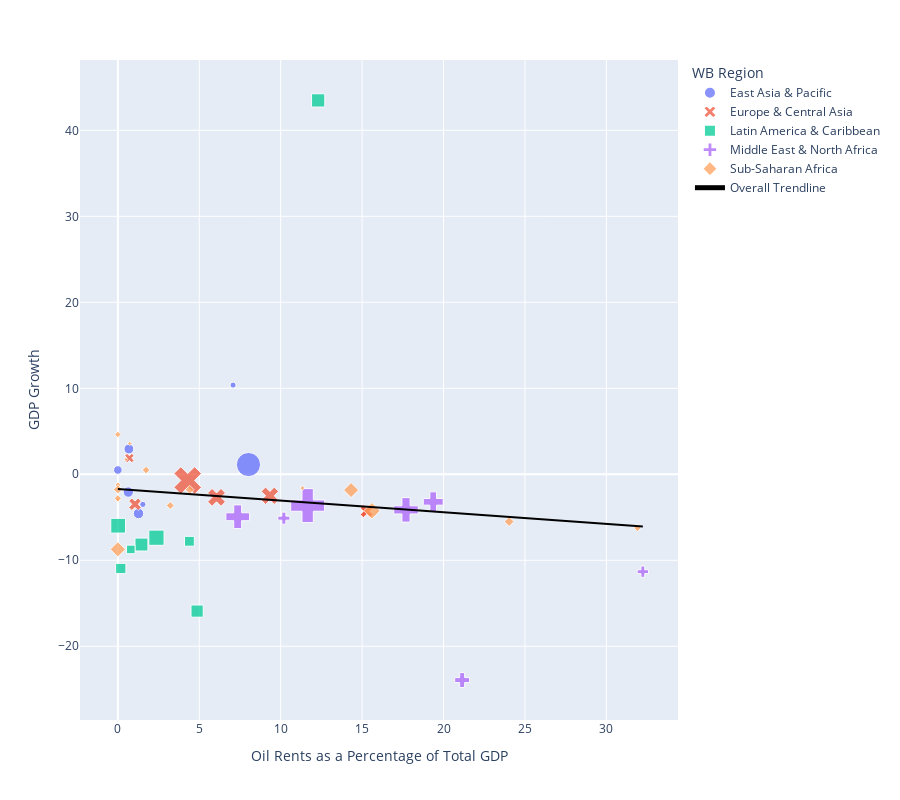

This figure's notebook cell:
### Code cell
fig2.show()

### Figure 1 — Plotly figure (JSON) as saved in the notebook; plotly's stock layout.template omitted (floating-point values rounded to 4 significant figures)
{"data": [{"customdata": [["VNM"], ["MNG"], ["PNG"], ["TLS"], ["LAO"], ["IDN"], ["BRN"]], "hovertemplate": "<b>%{hovertext}</b><br><br>WB Region=East Asia & Pacific<br>Oil Rents as a Percentage of Total GDP=%{x}<br>GDP Growth=%{y}<br>GDP Per Capita=%{marker.size}<br>iso3c=%{customdata[0]}<extra></extra>", "hovertext": ["Vietnam", "Mongolia", "Papua New Guinea", "Timor Leste", "Lao PDR", "Indonesia", "Brunei Darussalam"], "legendgroup": "East Asia & Pacific", "marker": {"color": "#636efa", "opacity": 0.75, "size": [10340.0, 11720.0, 4063.0, 3926.0, 7811.0, 11450.0, 62200.0], "sizemode": "area", "sizeref": 213.2, "symbol": "circle"}, "mode": "markers", "name": "East Asia & Pacific", "orientation": "v", "showlegend": true, "type": "scatter", "x": [0.6776, 1.268, 1.534, 7.076, 0, 0.6424, 8.021], "xaxis": "x", "y": [2.94, -4.558, -3.5, 10.37, 0.503, -2.065, 1.134], "yaxis": "y"}, {"customdata": [["RUS"], ["KAZ"], ["AZE"], ["AZE"], ["UZB"], ["ALB"], ["NOR"]], "hovertemplate": "<b>%{hovertext}</b><br><br>WB Region=Europe & Central Asia<br>Oil Rents as a Percentage of Total GDP=%{x}<br>GDP Growth=%{y}<br>GDP Per Capita=%{marker.size}<br>iso3c=%{customdata[0]}<extra></extra>", "hovertext": ["Russia", "Kazakhstan", "Azerbaijan", "Iran", "Uzbekistan", "Albania", "Norway"], "legendgroup": "Europe & Central Asia", "marker": {"color": "#EF553B", "opacity": 0.75, "size": [26580.0, 25360.0, 13730.0, 13730.0, 7344.0, 13250.0, 63550.0], "sizemode": "area", "sizeref": 213.2, "symbol": "x"}, "mode": "markers", "name": "Europe & Central Asia", "orientation": "v", "showlegend": true, "type": "scatter", "x": [6.059, 9.338, 15.28, 15.28, 0.7092, 1.054, 4.29], "xaxis": "x", "y": [-2.683, -2.5, -4.3, -4.3, 1.886, -3.482, -0.7172], "yaxis": "y"}, {"customdata": [["SUR"], ["CHL"], ["PER"], ["ECU"], ["TTO"], ["MEX"], ["GUY"], ["BOL"]], "hovertemplate": "<b>%{hovertext}</b><br><br>WB Region=Latin America & Caribbean <br>Oil Rents as a Percentage of Total GDP=%{x}<br>GDP Growth=%{y}<br>GDP Per Capita=%{marker.size}<br>iso3c=%{customdata[0]}<extra></extra>", "hovertext": ["Suriname", "Chile", "Peru", "Ecuador", "Trinidad and Tobago", "Mexico", "Guyana", "Bolivia"], "legendgroup": "Latin America & Caribbean ", "marker": {"color": "#00cc96", "opacity": 0.75, "size": [15860.0, 23240.0, 11290.0, 10330.0, 24770.0, 17880.0, 18680.0, 7853.0], "sizemode": "area", "sizeref": 213.2, "symbol": "square"}, "mode": "markers", "name": "Latin America & Caribbean ", "orientation": "v", "showlegend": true, "type": "scatter", "x": [4.867, 0.0179, 0.1779, 4.395, 2.369, 1.448, 12.3, 0.7965], "xaxis": "x", "y": [-15.91, -5.978, -10.95, -7.788, -7.374, -8.167, 43.48, -8.738], "yaxis": "y"}, {"customdata": [["QAT"], ["OMN"], ["SAU"], ["DZA"], ["BHR"], ["LBY"], ["IRQ"]], "hovertemplate": "<b>%{hovertext}</b><br><br>WB Region=Middle East & North Africa<br>Oil Rents as a Percentage of Total GDP=%{x}<br>GDP Growth=%{y}<br>GDP Per Capita=%{marker.size}<br>iso3c=%{customdata[0]}<extra></extra>", "hovertext": ["Qatar", "Oman", "Saudi Arabia", "Algeria", "Bahrain", "Libya", "Iraq"], "legendgroup": "Middle East & North Africa", "marker": {"color": "#ab63fa", "opacity": 0.75, "size": [85290.0, 29500.0, 44350.0, 10740.0, 41550.0, 16390.0, 9437.0], "sizemode": "area", "sizeref": 213.2, "symbol": "cross"}, "mode": "markers", "name": "Middle East & North Africa", "orientation": "v", "showlegend": true, "type": "scatter", "x": [11.66, 19.37, 17.7, 10.19, 7.359, 21.14, 32.24], "xaxis": "x", "y": [-3.64, -3.201, -4.138, -5.1, -4.936, -23.93, -11.32], "yaxis": "y"}, {"customdata": [["COG"], ["LBR"], ["NER"], ["GIN"], ["MLI"], ["TCD"], ["ZMB"], ["BWA"], ["NGA"], ["CMR"], ["SDN"], ["CIV"], ["GNQ"], ["GAB"], ["AGO"], ["MRT"], ["COD"]], "hovertemplate": "<b>%{hovertext}</b><br><br>WB Region=Sub-Saharan Africa <br>Oil Rents as a Percentage of Total GDP=%{x}<br>GDP Growth=%{y}<br>GDP Per Capita=%{marker.size}<br>iso3c=%{customdata[0]}<extra></extra>", "hovertext": ["Congo, Rep. of", "Liberia", "Niger", "Guinea", "Mali", "Chad", "Zambia", "Botswana", "Nigeria", "Cameroon", "Sudan", "Cote d'Ivoire", "Equatorial Guinea", "Gabon", "Angola", "Mauritania", "Congo, Dem. Rep"], "legendgroup": "Sub-Saharan Africa ", "marker": {"color": "#FFA15A", "opacity": 0.75, "size": [3498.0, 1392.0, 1221.0, 2611.0, 2226.0, 1509.0, 3278.0, 14670.0, 4917.0, 3666.0, 3927.0, 5181.0, 17210.0, 14320.0, 6142.0, 5110.0, 1082.0], "sizemode": "area", "sizeref": 213.2, "symbol": "diamond"}, "mode": "markers", "name": "Sub-Saharan Africa ", "orientation": "v", "showlegend": true, "type": "scatter", "x": [31.91, 0, 0.7324, 0, 0, 11.33, 0, 0, 4.41, 1.731, 3.216, null, 15.6, 14.32, 24.03, 0, 0.5003], "xaxis": "x", "y": [-6.239, -2.982, 3.58, 4.637, -1.235, -1.6, -2.785, -8.726, -1.794, 0.4919, -3.63, 1.958, -4.241, -1.838, -5.5, -1.763, 1.735], "yaxis": "y"}, {"hovertemplate": "<b>OLS trendline</b><br>GDP_grow = -0.135176 * OR + -1.70931<br>R<sup>2</sup>=0.017063<br><br>Oil Rents as a Percentage of Total GDP=%{x}<br>GDP Growth=%{y} <b>(trend)</b><extra></extra>", "legendgroup": "Overall Trendline", "line": {"color": "black"}, "mode": "lines", "name": "Overall Trendline", "showlegend": true, "type": "scatter", "x": [0, 0, 0, 0, 0, 0, 0, 0.0179, 0.1779, 0.5003, 0.6424, 0.6776, 0.7092, 0.7324, 0.7965, 1.054, 1.268, 1.448, 1.534, 1.731, 2.369, 3.216, 4.29, 4.395, 4.41, 4.867, 6.059, 7.076, 7.359, 8.021, 9.338, 10.19, 11.33, 11.66, 12.3, 14.32, 15.28, 15.28, 15.6, 17.7, 19.37, 21.14, 24.03, 31.91, 32.24], "xaxis": "x", "y": [-1.709, -1.709, -1.709, -1.709, -1.709, -1.709, -1.709, -1.712, -1.733, -1.777, -1.796, -1.801, -1.805, -1.808, -1.817, -1.852, -1.881, -1.905, -1.917, -1.943, -2.03, -2.144, -2.289, -2.303, -2.305, -2.367, -2.528, -2.666, -2.704, -2.794, -2.972, -3.087, -3.241, -3.285, -3.372, -3.645, -3.775, -3.775, -3.819, -4.101, -4.327, -4.567, -4.957, -6.023, -6.067], "yaxis": "y"}], "layout": {"height": 800, "legend": {"itemsizing": "constant", "title": {"text": "WB Region"}, "tracegroupgap": 0}, "margin": {"t": 60}, "xaxis": {"anchor": "y", "domain": [0, 1], "title": {"text": "Oil Rents as a Percentage of Total GDP"}}, "yaxis": {"anchor": "x", "domain": [0, 1], "title": {"text": "GDP Growth"}}}}
